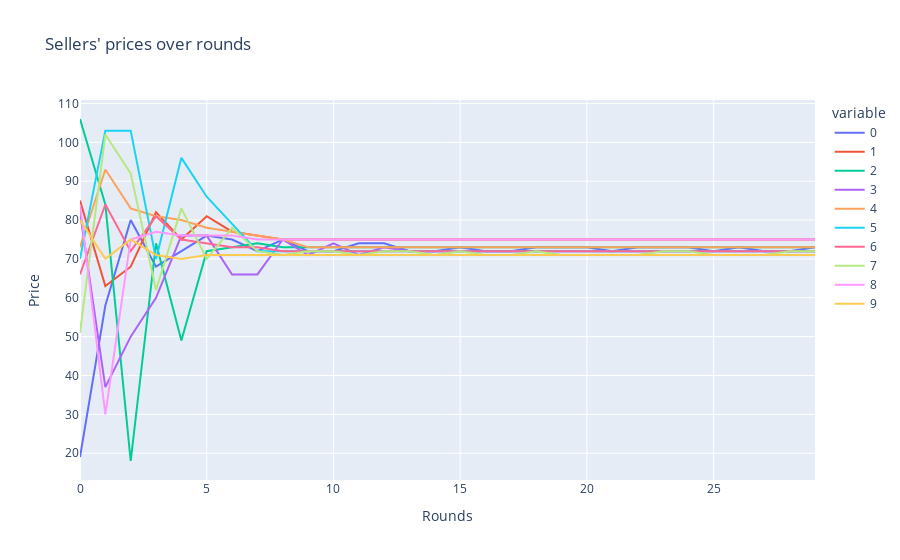

The code cell stored with this chart in its notebook:
### Code cell
fig = px.line(df, 
              title="Sellers' prices over rounds", 
              labels={
                  'index': 'Rounds',
                  'value': 'Price'
              })
fig.show()

### Figure 1 — Plotly figure (JSON) as saved in the notebook; plotly's stock layout.template omitted (floating-point values rounded to 4 significant figures)
{"data": [{"hovertemplate": "variable=0<br>Rounds=%{x}<br>Price=%{y}<extra></extra>", "legendgroup": "0", "line": {"color": "#636efa", "dash": "solid"}, "marker": {"symbol": "circle"}, "mode": "lines", "name": "0", "orientation": "v", "showlegend": true, "type": "scatter", "x": [0, 1, 2, 3, 4, 5, 6, 7, 8, 9, 10, 11, 12, 13, 14, 15, 16, 17, 18, 19, 20, 21, 22, 23, 24, 25, 26, 27, 28, 29], "xaxis": "x", "y": [19, 58, 80, 68, 72, 76, 75, 72, 75, 72, 72, 74, 74, 72, 72, 73, 72, 72, 73, 73, 73, 72, 73, 73, 73, 72, 73, 72, 72, 73], "yaxis": "y"}, {"hovertemplate": "variable=1<br>Rounds=%{x}<br>Price=%{y}<extra></extra>", "legendgroup": "1", "line": {"color": "#EF553B", "dash": "solid"}, "marker": {"symbol": "circle"}, "mode": "lines", "name": "1", "orientation": "v", "showlegend": true, "type": "scatter", "x": [0, 1, 2, 3, 4, 5, 6, 7, 8, 9, 10, 11, 12, 13, 14, 15, 16, 17, 18, 19, 20, 21, 22, 23, 24, 25, 26, 27, 28, 29], "xaxis": "x", "y": [85, 63, 68, 82, 75, 81, 77, 76, 75, 75, 75, 75, 75, 75, 75, 75, 75, 75, 75, 75, 75, 75, 75, 75, 75, 75, 75, 75, 75, 75], "yaxis": "y"}, {"hovertemplate": "variable=2<br>Rounds=%{x}<br>Price=%{y}<extra></extra>", "legendgroup": "2", "line": {"color": "#00cc96", "dash": "solid"}, "marker": {"symbol": "circle"}, "mode": "lines", "name": "2", "orientation": "v", "showlegend": true, "type": "scatter", "x": [0, 1, 2, 3, 4, 5, 6, 7, 8, 9, 10, 11, 12, 13, 14, 15, 16, 17, 18, 19, 20, 21, 22, 23, 24, 25, 26, 27, 28, 29], "xaxis": "x", "y": [106, 84, 18, 74, 49, 72, 73, 74, 73, 73, 73, 73, 73, 73, 73, 73, 73, 73, 73, 73, 73, 73, 73, 73, 73, 73, 73, 73, 73, 73], "yaxis": "y"}, {"hovertemplate": "variable=3<br>Rounds=%{x}<br>Price=%{y}<extra></extra>", "legendgroup": "3", "line": {"color": "#ab63fa", "dash": "solid"}, "marker": {"symbol": "circle"}, "mode": "lines", "name": "3", "orientation": "v", "showlegend": true, "type": "scatter", "x": [0, 1, 2, 3, 4, 5, 6, 7, 8, 9, 10, 11, 12, 13, 14, 15, 16, 17, 18, 19, 20, 21, 22, 23, 24, 25, 26, 27, 28, 29], "xaxis": "x", "y": [82, 37, 50, 60, 76, 76, 66, 66, 75, 71, 74, 71, 73, 72, 72, 72, 72, 72, 72, 72, 72, 72, 72, 72, 72, 72, 72, 72, 72, 72], "yaxis": "y"}, {"hovertemplate": "variable=4<br>Rounds=%{x}<br>Price=%{y}<extra></extra>", "legendgroup": "4", "line": {"color": "#FFA15A", "dash": "solid"}, "marker": {"symbol": "circle"}, "mode": "lines", "name": "4", "orientation": "v", "showlegend": true, "type": "scatter", "x": [0, 1, 2, 3, 4, 5, 6, 7, 8, 9, 10, 11, 12, 13, 14, 15, 16, 17, 18, 19, 20, 21, 22, 23, 24, 25, 26, 27, 28, 29], "xaxis": "x", "y": [73, 93, 83, 81, 80, 78, 77, 76, 75, 73, 73, 73, 73, 73, 73, 73, 73, 73, 73, 73, 73, 73, 73, 73, 73, 73, 73, 73, 73, 73], "yaxis": "y"}, {"hovertemplate": "variable=5<br>Rounds=%{x}<br>Price=%{y}<extra></extra>", "legendgroup": "5", "line": {"color": "#19d3f3", "dash": "solid"}, "marker": {"symbol": "circle"}, "mode": "lines", "name": "5", "orientation": "v", "showlegend": true, "type": "scatter", "x": [0, 1, 2, 3, 4, 5, 6, 7, 8, 9, 10, 11, 12, 13, 14, 15, 16, 17, 18, 19, 20, 21, 22, 23, 24, 25, 26, 27, 28, 29], "xaxis": "x", "y": [70, 103, 103, 70, 96, 86, 79, 72, 72, 72, 72, 72, 72, 72, 72, 72, 72, 72, 72, 72, 72, 72, 72, 72, 72, 72, 72, 72, 72, 72], "yaxis": "y"}, {"hovertemplate": "variable=6<br>Rounds=%{x}<br>Price=%{y}<extra></extra>", "legendgroup": "6", "line": {"color": "#FF6692", "dash": "solid"}, "marker": {"symbol": "circle"}, "mode": "lines", "name": "6", "orientation": "v", "showlegend": true, "type": "scatter", "x": [0, 1, 2, 3, 4, 5, 6, 7, 8, 9, 10, 11, 12, 13, 14, 15, 16, 17, 18, 19, 20, 21, 22, 23, 24, 25, 26, 27, 28, 29], "xaxis": "x", "y": [66, 84, 72, 81, 75, 74, 73, 73, 72, 72, 72, 72, 72, 72, 72, 72, 72, 72, 72, 72, 72, 72, 72, 72, 72, 72, 72, 72, 72, 72], "yaxis": "y"}, {"hovertemplate": "variable=7<br>Rounds=%{x}<br>Price=%{y}<extra></extra>", "legendgroup": "7", "line": {"color": "#B6E880", "dash": "solid"}, "marker": {"symbol": "circle"}, "mode": "lines", "name": "7", "orientation": "v", "showlegend": true, "type": "scatter", "x": [0, 1, 2, 3, 4, 5, 6, 7, 8, 9, 10, 11, 12, 13, 14, 15, 16, 17, 18, 19, 20, 21, 22, 23, 24, 25, 26, 27, 28, 29], "xaxis": "x", "y": [51, 102, 92, 62, 83, 70, 78, 72, 71, 72, 72, 71, 72, 72, 71, 72, 71, 71, 72, 71, 71, 71, 71, 72, 72, 71, 71, 71, 72, 72], "yaxis": "y"}, {"hovertemplate": "variable=8<br>Rounds=%{x}<br>Price=%{y}<extra></extra>", "legendgroup": "8", "line": {"color": "#FF97FF", "dash": "solid"}, "marker": {"symbol": "circle"}, "mode": "lines", "name": "8", "orientation": "v", "showlegend": true, "type": "scatter", "x": [0, 1, 2, 3, 4, 5, 6, 7, 8, 9, 10, 11, 12, 13, 14, 15, 16, 17, 18, 19, 20, 21, 22, 23, 24, 25, 26, 27, 28, 29], "xaxis": "x", "y": [84, 30, 75, 77, 76, 76, 76, 75, 75, 75, 75, 75, 75, 75, 75, 75, 75, 75, 75, 75, 75, 75, 75, 75, 75, 75, 75, 75, 75, 75], "yaxis": "y"}, {"hovertemplate": "variable=9<br>Rounds=%{x}<br>Price=%{y}<extra></extra>", "legendgroup": "9", "line": {"color": "#FECB52", "dash": "solid"}, "marker": {"symbol": "circle"}, "mode": "lines", "name": "9", "orientation": "v", "showlegend": true, "type": "scatter", "x": [0, 1, 2, 3, 4, 5, 6, 7, 8, 9, 10, 11, 12, 13, 14, 15, 16, 17, 18, 19, 20, 21, 22, 23, 24, 25, 26, 27, 28, 29], "xaxis": "x", "y": [80, 70, 75, 71, 70, 71, 71, 71, 71, 71, 71, 71, 71, 71, 71, 71, 71, 71, 71, 71, 71, 71, 71, 71, 71, 71, 71, 71, 71, 71], "yaxis": "y"}], "layout": {"legend": {"title": {"text": "variable"}, "tracegroupgap": 0}, "title": {"text": "Sellers' prices over rounds"}, "xaxis": {"anchor": "y", "domain": [0, 1], "title": {"text": "Rounds"}}, "yaxis": {"anchor": "x", "domain": [0, 1], "title": {"text": "Price"}}}}
